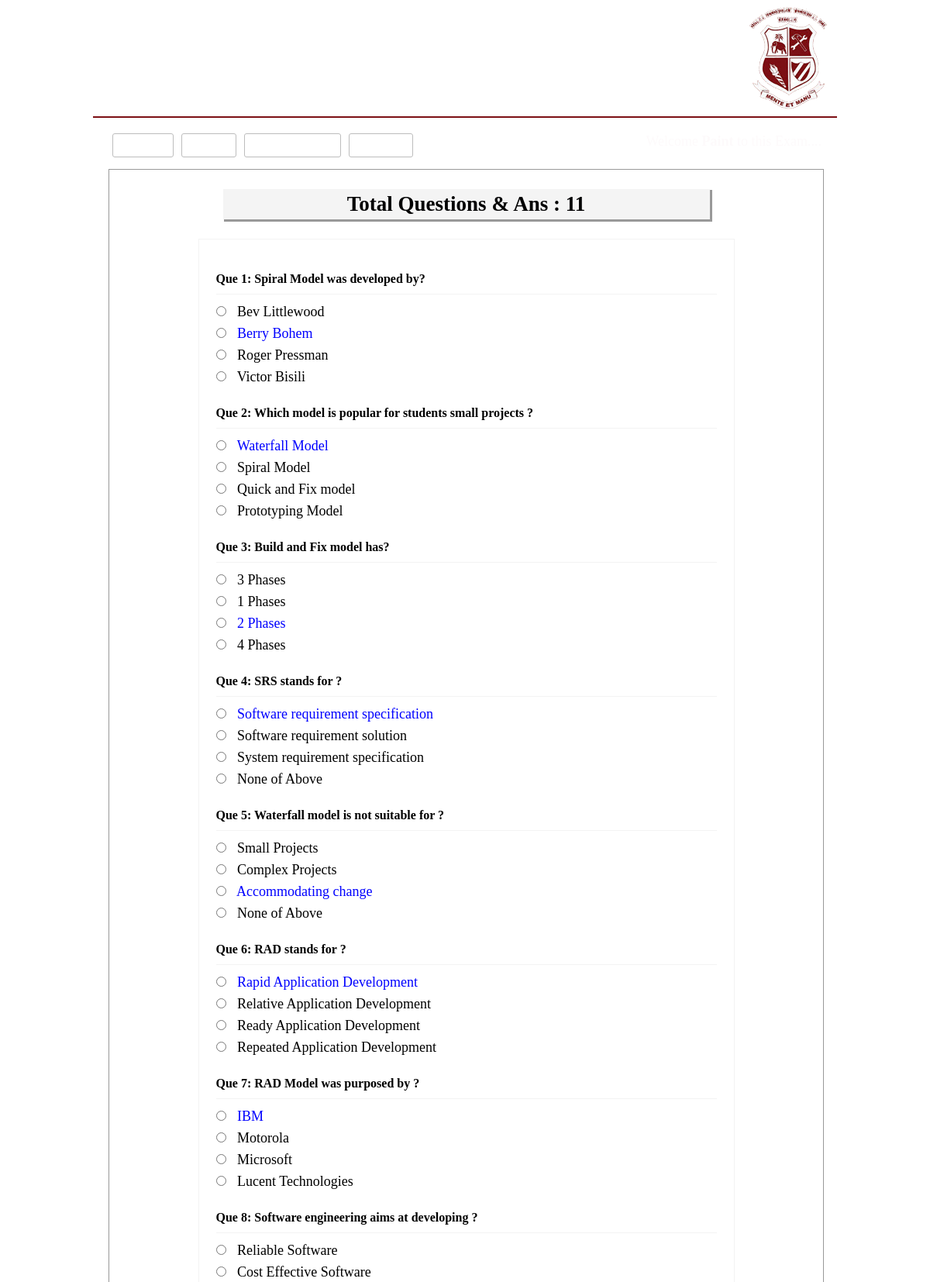
The page /viewans.php (signed in, upper part) on the database its author committed.
### tables this page shows
CREATE TABLE `tbl_ques` (
  `id` int(11) NOT NULL,
  `quesNo` int(11) NOT NULL,
  `ques` text NOT NULL
);

CREATE TABLE `tbl_ans` (
  `id` int(11) NOT NULL,
  `quesNo` int(11) NOT NULL,
  `rightAns` int(11) NOT NULL DEFAULT '0',
  `ans` text NOT NULL
);

### classes/Exam.php (called while the page is built, shortened)
<?php
    $filepath = realpath(dirname(__FILE__));
	include_once ($filepath.'/../lib/Database.php');
class Exam{
	private $db;
	public function __construct(){
		$this->db = new Database();
	}
	public function getQueByOrder(){
		$query = "select * from tbl_ques order by quesNo ASC";
		$result = $this->db->select($query);
		return $result;
	}
	public function getTotalRows(){
		$query = "select * from tbl_ques";
		$getResult = $this->db->select($query);
		$total = $getResult->num_rows;
		return $total;
	}
	  public function getAnswer($number){
		$query = "select * from tbl_ans where quesNo = '$number'";
		$getdata = $this->db->select($query);
		return $getdata ;
	  }
}
?>

### lib/Database.php (called while the page is built, shortened)
<?php
Class Database{
	public $host   = DB_HOST;
	public $user   = DB_USER;
	public $pass   = DB_PASS;
	public $dbname = DB_NAME;
	public $link;
	private function connectDB(){
	$this->link = new mysqli($this->host, $this->user, $this->pass, $this->dbname);
 }
	public function select($query){
		$result = $this->link->query($query) or die($this->link->error.__LINE__);
		if($result->num_rows > 0){
			return $result;
		} else {
			return false;
		}
	}
}

### viewans.php (the view, shortened to what this page needs)
 <?php include 'inc/header.php'; ?>
<?php
	$total       = $exm->getTotalRows();
?>
<div class="main">
<h1>Total Questions & Ans : <?php echo $total; ?></h1>
	<div class="viewans">
		<table>
		<?php
			$getQues = $exm->getQueByOrder();
			if($getQues){
				while($question = $getQues->fetch_assoc()){
		?>
			<tr>
				<td colspan="2">
				 <h3>Que <?php echo $question['quesNo']; ?>: <?php echo $question['ques']; ?></h3>
				</td>
			</tr>
			<?php
				$number = $question['quesNo'];
				$answer = $exm->getAnswer($number);
				if($answer){
					while($result = $answer->fetch_assoc()){
			?>
			<tr>
				<td>
				 <input type="radio"/>
				 <?php
						if($result['rightAns'] == '1'){
							echo "<span style='color:blue'>".$result['ans']."</span>";
						}else{
							echo $result['ans'];
						}
					?>
				</td>
			</tr>
				<?php } } ?>
			<?php } } ?>
		</table>
</div>
 </div>
<?php include 'inc/footer.php'; ?>

### css/main.css (style rules this page uses)
* { margin:0;padding:0;outline:none; }
body { font-family:verdana; }
.main { border: 1px solid #999; margin-top: 10px; min-height: 368px; padding: 15px; width: 891px; }
.main h1 { background: #f4f4f4 none repeat scroll 0 0; font-family: "Times New Roman", Times, serif; box-shadow: 2px 2px 0 1px #999; color: #010002; margin: 10px auto 25px; padding: 4px; text-align: center; width: 620px; }
.viewans { border: 1px solid #f3f3f3; margin: 0 auto; max-width: 650px; padding: 20px; }
.viewans input[type="radio"] { margin-bottom: 10px; margin-right: 10px; cursor:pointer; }
.viewans h3 { border-bottom: 1px solid #f3f3f3; font-size: 16px; margin-bottom: 10px; padding-bottom: 10px; margin-top:20px; }

### rows shown on the page
tbl_ques: quesNo "1", ques "Spiral Model was developed by?"
tbl_ans: ans "Bev Littlewood"
tbl_ans: ans "Berry Bohem"
tbl_ans: ans "Roger Pressman"
tbl_ans: ans "Victor Bisili"
tbl_ques: quesNo "2", ques "Which model is popular for students small projects ?"
tbl_ans: ans "Waterfall Model"
tbl_ans: ans "Spiral Model"
tbl_ans: ans "Quick and Fix model"
tbl_ans: ans "Prototyping Model"
tbl_ques: quesNo "3", ques "Build and Fix model has?"
tbl_ans: ans "3 Phases"
tbl_ans: ans "1 Phases"
tbl_ans: ans "2 Phases"
tbl_ans: ans "4 Phases"
tbl_ques: quesNo "4", ques "SRS stands for ?"
tbl_ans: ans "Software requirement specification"
tbl_ans: ans "Software requirement solution"
tbl_ans: ans "System requirement specification"
tbl_ans: ans "None of Above"
tbl_ques: quesNo "5", ques "Waterfall model is not suitable for ?"
tbl_ans: ans "Small Projects"
tbl_ans: ans "Complex Projects"
tbl_ans: ans "Accommodating change"
tbl_ans: ans "None of Above"
tbl_ques: quesNo "6", ques "RAD stands for ?"
tbl_ans: ans "Rapid Application Development"
tbl_ans: ans "Relative Application Development"
tbl_ans: ans "Ready Application Development"
tbl_ans: ans "Repeated Application Development"
tbl_ques: quesNo "7", ques "RAD Model was purposed by ?"
tbl_ans: ans "IBM"
tbl_ans: ans "Motorola"
tbl_ans: ans "Microsoft"
tbl_ans: ans "Lucent Technologies"
tbl_ques: quesNo "8", ques "Software engineering aims at developing ?"
tbl_ans: ans "Reliable Software"
tbl_ans: ans "Cost Effective Software"

### other values the page prints
$total "11"
